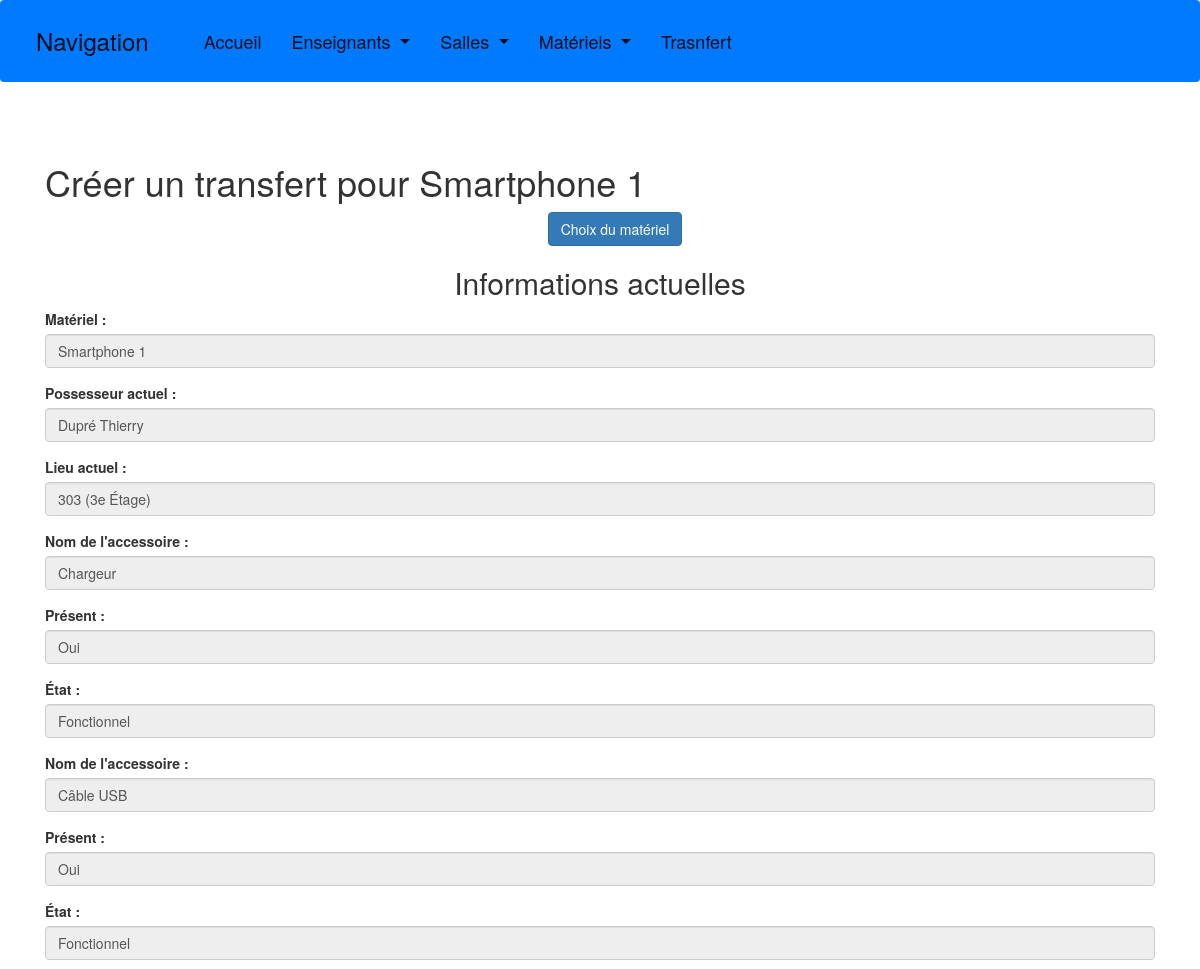
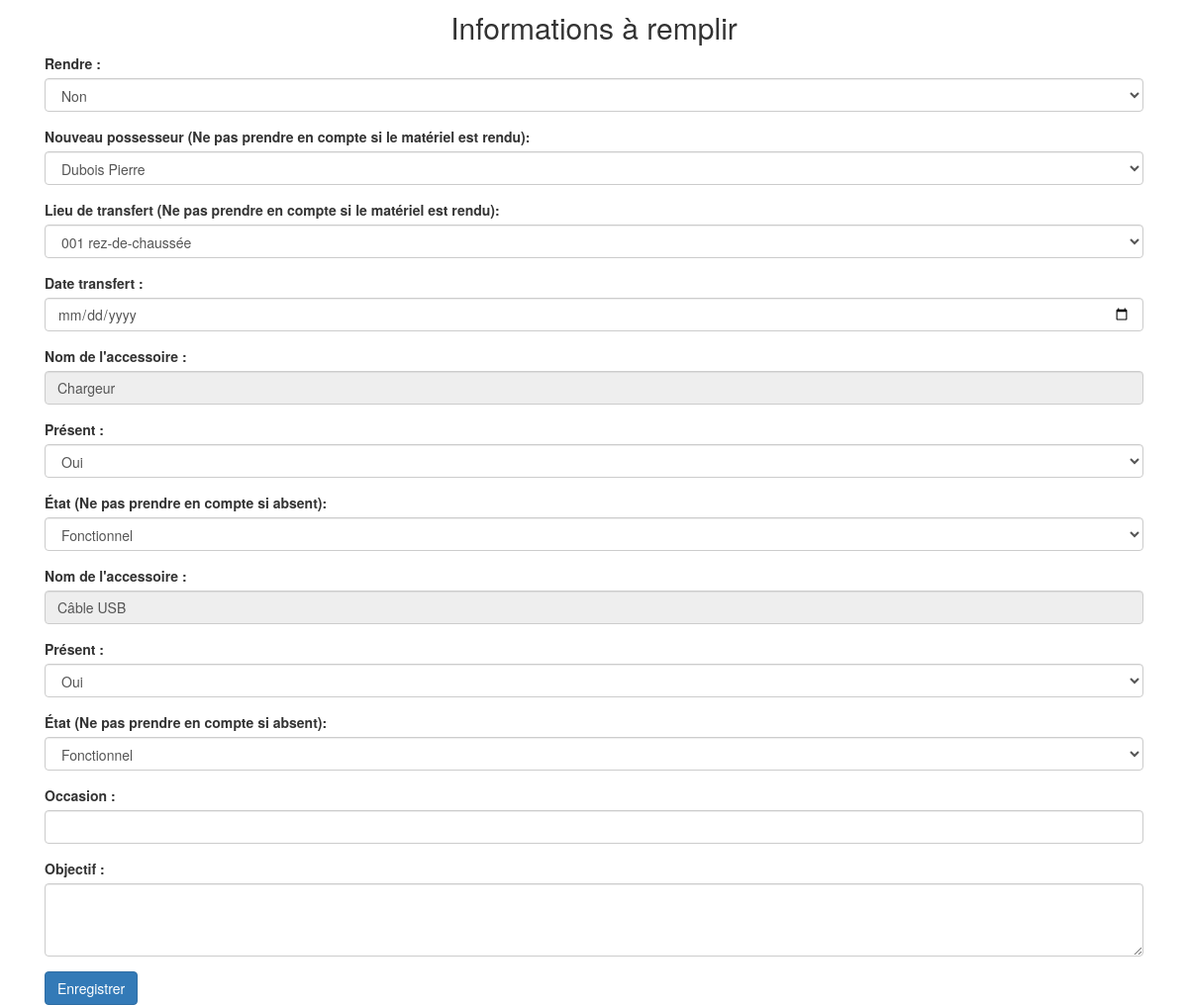
The page /transfert/ajout_transfert/1/ on the database its author committed (2 pictures, top to bottom).
### gestion_materiel/models.py (models this page shows, shortened)
class Materiel(models.Model):
    nom = models.CharField(
        max_length=100,
        blank=False,
        null=True,
        default=''
    )
    budget = models.CharField(
        max_length=100,
        blank=False,
        null=True,
        default=''
    )
    proprietaire = models.ForeignKey(
        Enseignant,
        on_delete=models.CASCADE,
        null=True,
        related_name='materiels_possedes'
    )
    lieu = models.ForeignKey(
        Salle,
        on_delete=models.CASCADE,
        null=True
    )
    possesseur = models.ForeignKey(
        Enseignant,
        on_delete=models.CASCADE,
        null=True,
        blank=True,
        related_name='materiels_en_possession'
    )

class Enseignant(models.Model):
    nom = models.CharField(
        max_length=50,
        blank=False,
        null=True,
        default='aucun'
    )
    prenom = models.CharField(
        max_length=50,
        blank=False,
        null=True,
        default='aucun'
    )
    def __str__(self):
        return f"{self.nom} {self.prenom}"

class Salle(models.Model):
    nom = models.CharField(
        max_length=50,
        blank=False,
        null=True,
        default='aucun'
    )
    etage = models.CharField(
        max_length=50,
        blank=False,
        null=True,
        default='aucun'
    )
    def __str__(self):
        if self.etage.lower() == "rez-de-chaussée":
            return f"{self.nom} ({self.etage})"
        else:
            return f"{self.nom} ({self.etage} Étage)"

class AccessoireMateriel(models.Model):
    material = models.ForeignKey(
        Materiel,
        on_delete=models.CASCADE,
        null=True
    )
    nom = models.CharField(
        max_length=100,
        blank = True
    )
    present = models.BooleanField(
        default=True
    )
    etat = models.CharField(
        max_length=100,
        blank=True,
        null=True
    )

### gestion_materiel/views.py (the view)
# urls.py: path('transfert/ajout_transfert/<int:materiel_id>/', views.ajout_transfert, name='ajout_transfert'),
def ajout_transfert(request, materiel_id):
    materiel = Materiel.objects.get(id=materiel_id)
    accessoires = materiel.accessoiremateriel_set.all()
    enseignants = Enseignant.objects.all()
    salles = Salle.objects.all()
    if request.method == 'POST':
        form = TransfertForm(request.POST)
        if form.is_valid():
            transfert = form.save(commit=False)
            transfert.material = materiel
            transfert.ancien_possesseur = materiel.possesseur
            transfert.ancien_lieu = materiel.lieu
            salle_id = form.cleaned_data['nouveau_lieu'].id
            salle = Salle.objects.get(id=salle_id)
            if request.POST.get('rendre') == 'Oui':
                materiel.possesseur = None
                transfert.nouveau_possesseur = None
                materiel.lieu = Salle.objects.get(nom="001", etage="rez-de-chaussée")
            else:
                materiel.possesseur = transfert.nouveau_possesseur
                materiel.lieu = salle
            materiel.save()
            transfert.save()
            for accessoire in accessoires:
                present_key = 'present_' + str(accessoire.id)
                etat_key = 'etat_' + str(accessoire.id)
                present_value = request.POST.get(present_key)
                if present_value == "Oui":
                    nouvelle_presence = True
                    nouvel_etat = request.POST.get(etat_key, accessoire.etat)
                else:
                    nouvelle_presence = False
                    nouvel_etat = "Absent"
                TransfertAccessoire.objects.create(
                    transfert=transfert,
                    accessoire=accessoire,
                    ancienne_presence=accessoire.present,
                    nouvelle_presence=nouvelle_presence,
                    ancien_etat=accessoire.etat,
                    nouveau_etat=nouvel_etat
                )
                accessoire.present = nouvelle_presence
                accessoire.etat = nouvel_etat
                accessoire.save()
            return redirect('afficher_transfert', materiel_id=materiel.id, transfert_id=transfert.id)
    else:
        initial_data = {
            'material': materiel,
            'ancien_possesseur': materiel.possesseur,
            'ancien_lieu': materiel.lieu,
        }
        form = TransfertForm(initial=initial_data)
    return render(request, 'gestion_materiel/transfert/ajout_transfert.html', {
        'form': form,
        'materiel': materiel,
        'accessoires': accessoires,
        'enseignants': enseignants,
        'salles': salles,
    })

### gestion_materiel/forms.py
class TransfertForm(forms.ModelForm):
    class Meta:
        model = TransfertMateriel
        fields = ('nouveau_possesseur', 'date_transfert', 'nouveau_lieu', 'occasion', 'objectif')
        widgets = {
            'nouveau_possesseur': forms.Select(attrs={'class': 'form-control'}),
            'date_transfert': forms.DateInput(attrs={'class': 'form-control', 'type': 'date'}),
            'occasion': forms.TextInput(attrs={'class': 'form-control'}),
            'objectif': forms.Textarea(attrs={'class': 'form-control', 'rows': 3}),
        }
    nouveau_lieu = forms.ModelChoiceField(
        queryset=Salle.objects.all(),
        widget=forms.Select(attrs={'class': 'form-control'}),
    )
    def __init__(self, *args, **kwargs):
        super().__init__(*args, **kwargs)
        self.fields['nouveau_possesseur'].queryset = Enseignant.objects.all()
        self.fields['nouveau_lieu'].queryset = Salle.objects.all()

### gestion_materiel/templates/gestion_materiel/transfert/ajout_transfert.html (shortened to what this page needs)
<!DOCTYPE html>
<html>
<head>
</head>
<body>
    {% include 'gestion_materiel/includes/entete.html' %}
    <div class="container">
        <h1>Créer un transfert pour {{ materiel.nom }}</h1>
        <div class="container text-center">
            <a href="{% url 'choix_materiel' %}" class="btn btn-primary">Choix du matériel</a>
        </div>
        <form method="post">
            <h2 style="text-align: center;">Informations actuelles</h2>
            <div class="form-group">
                <label style="font-weight: bold;">Matériel :</label>
                <input type="text" class="form-control" value="{{ materiel.nom }}" readonly>
            </div>
            <div class="form-group">
                <label style="font-weight: bold;">Possesseur actuel :</label>
                <input type="text" class="form-control" value="{{ materiel.possesseur }}" readonly>
            </div>
            <div class="form-group">
                <label style="font-weight: bold;">Lieu actuel :</label>
                <input type="text" class="form-control" value="{{ materiel.lieu }}" readonly>
            </div>
            {% for accessoire in accessoires %}
                <div class="form-group">
                    <label style="font-weight: bold;">Nom de l'accessoire :</label>
                    <input type="text" class="form-control" value="{{ accessoire.nom }}" readonly>
                </div>
                <div class="form-group">
                    <label>Présent :</label>
                    {% if accessoire.present %}
                        <input type="text" class="form-control" value="Oui" readonly>
                    {% else %}
                        <input type="text" class="form-control" value="Non" readonly>
                    {% endif %}
                </div>
                <div class="form-group">
                    <label>État :</label>
                    <input type="text" class="form-control" value="{{ accessoire.etat }}" readonly>
                </div>
            {% endfor %}
            <h2 style="text-align: center;">Informations à remplir</h2>
            <div class="form-group">
                <label style="font-weight: bold;">Rendre :</label>
                <select class="form-control" name="rendre" id="id_rendre" onchange="updateFields()">
                    <option value="Non" selected>Non</option>
                </select>
            </div>
           <div class="form-group">
                <label style="font-weight: bold;">Nouveau possesseur (Ne pas prendre en compte si le matériel est rendu):</label>
                <select class="form-control" name="nouveau_possesseur">
                    {% for enseignant in enseignants %}
                        <option value="{{ enseignant.id }}">
                            {{ enseignant.nom }} {{ enseignant.prenom }}
                        </option>
                    {% endfor %}
                </select>
            </div>
            <div class="form-group">
                <label style="font-weight: bold;">Lieu de transfert (Ne pas prendre en compte si le matériel est rendu):</label>
                <select class="form-control" name="nouveau_lieu">
                    {% for salle in salles %}
                        <option value="{{ salle.id }}">
                            {{ salle.nom }} {{ salle.etage }}
                        </option>
                    {% endfor %}
                </select>
            </div>
            <div class="form-group">
                <label style="font-weight: bold;">Date transfert :</label>
                <input type="date" class="form-control" name="date_transfert">
            </div>
            {% for accessoire in accessoires %}
                <div class="form-group">
                    <label style="font-weight: bold;">Nom de l'accessoire :</label>
                    <input type="text" class="form-control" value="{{ accessoire.nom }}" readonly>
                </div>
                <div class="form-group">
                    <label>Présent :</label>
                    <select class="form-control" name="present_{{ accessoire.id }}">
                        <option value="Oui" {% if accessoire.present == "Oui" %}selected{% endif %}>Oui</option>
                    </select>
                </div>
                <div class="form-group">
                    <label>État (Ne pas prendre en compte si absent):</label>
                    <select class="form-control" name="etat_{{ accessoire.id }}">
                        <option value="Fonctionnel" {% if accessoire.etat == "Fonctionnel" %}selected{% endif %}>Fonctionnel</option>
                    </select>
                </div>
            {% endfor %}
            <div class="form-group">
                <label style="font-weight: bold;">Occasion :</label>
                <input type="text" class="form-control" name="occasion">
            </div>
            <div class="form-group">
                <label style="font-weight: bold;">Objectif :</label>
                <textarea class="form-control" name="objectif" rows="3"></textarea>
            </div>
            <button type="submit" class="btn btn-primary">Enregistrer</button>
        </form>
    </div>
</body>
</html>

### rows shown on the page
Materiel: nom "Smartphone 1", possesseur "Dupré Thierry", lieu "303 (3e Étage)"
AccessoireMateriel: nom "Chargeur", etat "Fonctionnel", id "Oui", etat+id "Fonctionnel"
AccessoireMateriel: nom "Câble USB", etat "Fonctionnel", id "Oui", etat+id "Fonctionnel"

### other values the page prints
form field nouveau_possesseur "Dubois Pierre"
form field nouveau_lieu "001 rez-de-chaussée"
